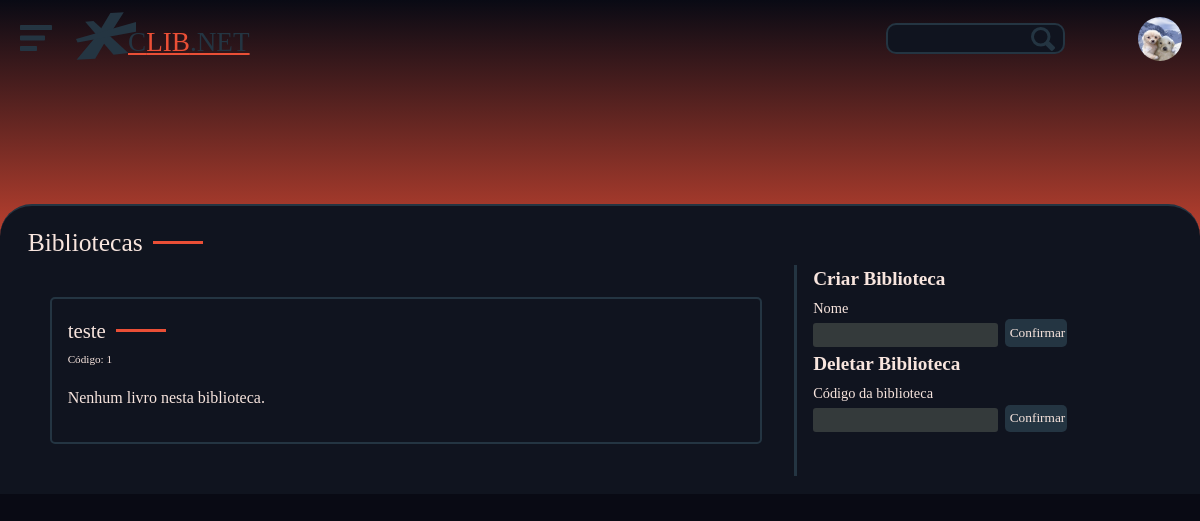
The page /Web/PHP/bibliotecas.php (signed in) on the database its author committed.
### tables this page shows
CREATE TABLE IF NOT EXISTS tb_usuarios (
	cod INTEGER PRIMARY KEY AUTO_INCREMENT,
	nome VARCHAR(100),
	username VARCHAR(32) UNIQUE,
	cpf BIGINT(11) ZEROFILL,
	dtcriacao DATE,
	dtnasc DATE,
	email VARCHAR(100),
	senha VARCHAR(32),
	ativo BOOLEAN DEFAULT true,
	tipo VARCHAR(3) CHECK (tipo IN ('USR', 'VER', 'ADM' )),
	imagem VARCHAR(100),
	descricao VARCHAR(700),
	token_recuperacao VARCHAR(255),
	token_expires INTEGER(11)
);

CREATE TABLE tb_bibliotecas (
    cod INTEGER PRIMARY KEY AUTO_INCREMENT,
ativo BOOLEAN DEFAULT true,
descricao VARCHAR(500),
    nome VARCHAR(60),
    codusuario INTEGER,
CONSTRAINT fk_codusuario FOREIGN KEY(codusuario) REFERENCES tb_usuarios(cod) 
);

### web/PHP/components/usermenu.php (the view, shortened to what this page needs)
<?php
if (isset($_SESSION['username'])) {
    $conn = connect();
    $sql = "SELECT imagem FROM tb_usuarios WHERE username = '" . $_SESSION['username'] . "'";
    $result = $conn->prepare($sql);
    $result->execute();
    $result->store_result();
    if ($result->num_rows > 0) {
        $result->bind_result($image);
        ?>
        <div class="size1 grid">
            <div class="acessoUser">
                <a onclick="openUserNav()">
                    <?php
                    if ($image == null) {
                        echo '<svg class="acessoUserFoto" data-v-5cba5096="" data-v-dd104bd2=""
                        xmlns="http://www.w3.org/2000/svg" fill="none" viewBox="0 0 24 24"
                        class="icon large text-icon-contrast text-undefined" id="avatar">
                        <path stroke="currentColor" stroke-linecap="round" stroke-linejoin="round"
                            stroke-width="2"
                            d="M20 21v-2a4 4 0 0 0-4-4H8a4 4 0 0 0-4 4v2m8-10a4 4 0 1 0 0-8 4 4 0 0 0 0 8">
                        </path>
                    </svg>';
                    } else {
                        echo '
        <img class="acessoUserFoto" src="../SRC/fotos/usuario/' .
                            $image .
                            '">
        </img>';
                    } ?>
                </a>
            </div>
        </div>
        <?php
    } else {
    }
}

### Web/PHP/components/contentLoader/bibliotecasInfo.php (shortened to what this page needs)
<?php
$conn = connect();
if (isset($_SESSION['id'])) {
    $idU = $_SESSION['id'];
    $sqlBibliotecas = "
        SELECT cod, nome, ativo
        FROM tb_bibliotecas
        WHERE codusuario = ? AND ativo = 1";
    $stmtBibliotecas = $conn->prepare($sqlBibliotecas);
    $stmtBibliotecas->bind_param("i", $idU);
    $stmtBibliotecas->execute();
    $stmtBibliotecas->store_result();
    echo '<div class="sectionTitle"> Bibliotecas </div>
                <div class="bibliotecaSection flex" style="flex-direction: row-reverse;">
                    <div class="forumCommentSection size4">
                        <form  method="POST" enctype="multipart/form-data" action="">
                            <div class="controlTitulo">
                                <t3 style="font-weight:bold">Criar Biblioteca</t3>
                            </div>
                            <div class="controlInputSection flexColumn">
                                <label class="controlLabel" for="nome">Nome</label>
                                <div class="flex">
                                    <input class="controlInput size6" type="text" name="nome" id="nome" required>
                                    <input class="controlBtn size2" type="submit" name="submit" value="Confirmar">
                                </div>
                            </div>
                        </form>
                        <form  method="POST" enctype="multipart/form-data" action="">
                            <div class="controlTitulo">
                                <t3 style="font-weight:bold">Deletar Biblioteca</t3>
                            </div>
                            <div class="controlInputSection flexColumn">
                                <label class="controlLabel" for="codDel">Código da biblioteca</label>
                                <div class="flex">
                                    <input class="controlInput size6" type="text" name="cod" id="cod" required>
                                    <input class="controlBtn size2" type="submit" name="submitDel" value="Confirmar">
                                </div>
                            </div>
                        </form>
                    </div>';
    if ($stmtBibliotecas->num_rows > 0) {
        $stmtBibliotecas->bind_result($bibliotecaCod, $bibliotecaNome, $bibliotecaAtivo);
        echo '<div class="size8">';
        while ($stmtBibliotecas->fetch()) {
            if ($bibliotecaAtivo == true) {
                echo '<div class="bibliotecaCard">
                    <span class="flex alignCenter">' . htmlspecialchars($bibliotecaNome) . '</span><st1>Código: '.$bibliotecaCod.'</st1> ';
                $sqlLivros = "
                SELECT l.cod, l.nome, l.descricao, l.imagem, l.arquivo
                FROM tb_livros_bibliotecas lb
                JOIN tb_livros l ON lb.codlivro = l.cod
                WHERE lb.codbiblioteca = ?";
                $stmtLivros = $conn->prepare($sqlLivros);
                $stmtLivros->bind_param("i", $bibliotecaCod);
                $stmtLivros->execute();
                $stmtLivros->store_result();
                if ($stmtLivros->num_rows > 0) {
                    $stmtLivros->bind_result($id, $livroNome, $livroDesc, $livroImg, $livroArq);
                    echo '<div class="grid size12" style="row-gap: 1rem; column-gap: 1rem; padding-right: 2rem; grid-template-columns: 33% 33% 33%;  ">';
                    while ($stmtLivros->fetch()) {
                        echo '
                        <div class="sectionCardRow flex size12" style="margin:0">
                            <div class="sectionCardColumnCapa">
                                <img class="sectionCardColumnImg" src="../SRC/capas/' . htmlspecialchars($livroImg) . '">
                            </div>
                            <div class="sectionCardRowContent">
                                <div class="sectionCardRowTitulo">
                                    <a href="produto.php?id=' . $id . '">' . htmlspecialchars($livroNome) . '</a>
                                </div>
                                <a href="../SRC/livros/'.htmlspecialchars($livroArq).'" class="bibliotecaBtn">
                                Ler Livro
                                </a>
                            </div>
                        </div>';
                    }
                } else {
                    echo '<p>Nenhum livro nesta biblioteca.</p></div>';
                }
                echo '</div></div>';
            }
        }
        echo '</div></div>';
    } else {
        echo '<div class="size8">O usuário não possui bibliotecas ativas.</div></div></div>';
    }
}
?>

### Web/CSS/styleRecursos.css (style rules this page uses)
:root { --navHeight: 3.5rem; --font: #f8e5de; --corPrimaria: #ea4f36; --corSecundaria: #bc3131; --corSecundaria2: #bc31318e; --bgPrimaria: #090a14; --bgSecundaria: #10141f; --bgTerciaria: #243542; --bgLogin: #1d2230; --bgInput: #343a3b; --bgHover: #1c2635; }

### Web/CSS/styleComponentes.css (style rules this page uses)
.conteudo { background-color: var(--bgPrimaria); color: var(--font); max-width: 100%; }
.acessoUser { margin: auto; height: 2.5rem; width: 2.5rem; margin-right: 20%; align-items: center; display: flex; }
.acessoUserFoto { width: 3rem; height: 3rem; border-radius: 50%; vertical-align: middle; transition: 0.2s; padding: 2px; }
.sectionTitle { font-family: 'Gotham Bold'; font-size: 1.6rem; display: flex; align-items: center; justify-content: start; margin: 0; padding: 0 0 3px 10px; }
.sectionTitle::after { content: ""; background-color: var(--corPrimaria); width: 50px; height: 3px; margin: 0 0 0 10px; }
.forumCommentSection { padding-left: 1rem; border-left: 3px solid var(--bgTerciaria) }
.bibliotecaCard { border-radius: 5px; margin: 2rem; padding: 1rem; border: solid 2px var(--bgTerciaria); }
.bibliotecaCard span { font-size: 1.3rem; }
.bibliotecaCard span::after { content: ""; background-color: var(--corPrimaria); width: 50px; height: 3px; margin: 0 0 0 10px; }
.bibliotecaCard st1 { padding-bottom: 1rem; }

### Web/CSS/style.css (style rules this page uses)
.flex { display: flex; }
.flexColumn { flex-direction: column; display: flex; }
.grid { display: grid; }
.alignCenter { align-items: center !important; }
.size1 { flex: 0 0 auto; width: 8.33333333%; }
.size2 { flex: 0 0 auto; width: 16.66666667%; }
.size4 { flex: 0 0 auto; width: 33.33333333%; }
.size6 { flex: 0 0 auto; width: 50%; }
.size8 { flex: 0 0 auto; width: 66.66666667%; }
body { margin: 0; font-family: "Gotham Book"; font-size: 1rem; line-height: 1.5; -webkit-text-size-adjust: 100%; -webkit-tap-highlight-color: transparent; }
.controlInput { padding: 4px; margin-top: 1%; background-color: var(--bgInput); border: none; border-radius: 3px; transition: .5s; color: var(--font); font-family: 'Gotham Book'; }
.controlLabel { font-size: 0.9rem; font-family: 'Gotham Book'; }
.controlBtn { border-radius: 5px; justify-content: center; background-color: var(--bgTerciaria); font-family: 'Gotham Medium'; color: var(--font); border: 0; padding: 1.25%; margin-left: 2%; }
.controlInputSection { margin: 1% 0; justify-content: space-between; }
t3 { font-size: 1.2rem; }
st1 { font-size: 0.7rem; font-family: 'Gotham Book'; }

### rows shown on the page
tb_usuarios: imagem (picture)
tb_bibliotecas: nome "teste", cod "1"
